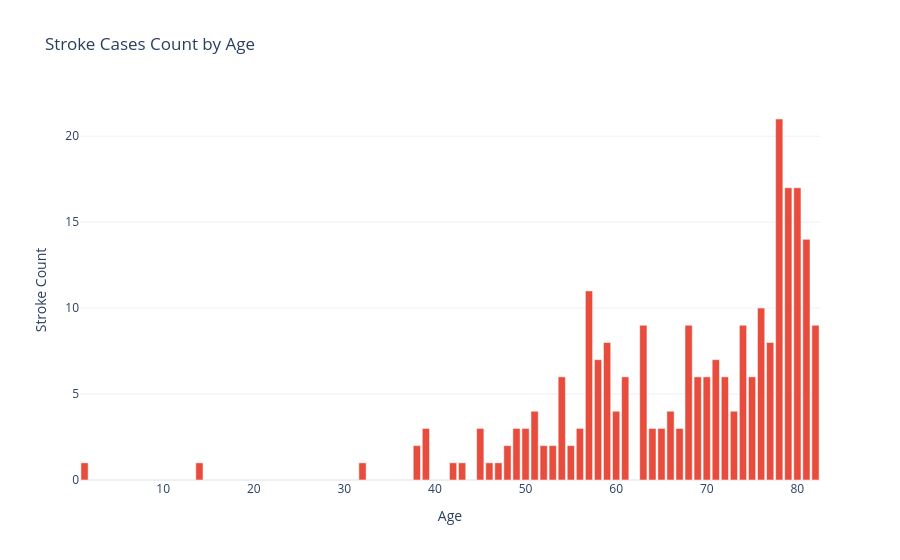

The notebook cell saved with this chart:
### Markdown cell above
### <span style=" color:red"> How does age influence stroke occurrence?
</span>

### Code cell
# 1. To visualize Age Distribution and Risk Trend side-by-side:

sns.set_theme(style="whitegrid")
fig, axes = plt.subplots(1, 2, figsize=(15, 5))

# Left Panel: Boxplot:

sns.boxplot(data=df, x='stroke', y='age', hue='stroke', palette={0: "#95a5a6", 1: "#e74c3c"}, ax=axes[0], width=0.4, legend=False)
axes[0].set_title("Age Distribution by Stroke Status")
axes[0].set_xlabel("Stroke (0: No, 1: Yes)")
axes[0].set_ylabel("Age")
axes[0].set_xticks([0, 1])
axes[0].set_xticklabels(["No Stroke", "Stroke"])

# Right Panel: Risk Curve by Age:

stroke_rate = df.groupby("age")["stroke"].mean().reset_index()
sns.lineplot(data=stroke_rate, x="age", y="stroke", color="#e74c3c", marker="o", ax=axes[1])
axes[1].set_title("Stroke Probability Trend by Age")
axes[1].set_xlabel("Age")
axes[1].set_ylabel("Stroke Rate")

plt.tight_layout()
plt.show()

# 2. Age Distribution of Stroke Patients Only (Plotly Bar):

stroke_df = df[df["stroke"] == 1] # filter the dataset to analyze age distribution exclusively among stroke patients.
age_counts = stroke_df["age"].value_counts().sort_index().reset_index()
age_counts.columns = ["Age", "Stroke Count"]

fig = px.bar(age_counts, x="Age", y="Stroke Count", title="Stroke Cases Count by Age", color_discrete_sequence=["#e74c3c"], template="plotly_white")
fig.show()

# 3.  Statistical Summary

print(df.groupby('stroke')['age'].describe().round(2))

### Figure 1 — Plotly figure (JSON) as saved in the notebook; plotly's stock layout.template omitted (floating-point values rounded to 4 significant figures)
{"data": [{"alignmentgroup": "True", "hovertemplate": "Age=%{x}<br>Stroke Count=%{y}<extra></extra>", "legendgroup": "", "marker": {"color": "#e74c3c", "pattern": {"shape": ""}}, "name": "", "offsetgroup": "", "orientation": "v", "showlegend": false, "textposition": "auto", "type": "bar", "x": [1.32, 14, 32, 38, 39, 42, 43, 45, 46, 47, 48, 49, 50, 51, 52, 53, 54, 55, 56, 57, 58, 59, 60, 61, 63, 64, 65, 66, 67, 68, 69, 70, 71, 72, 73, 74, 75, 76, 77, 78, 79, 80, 81, 82], "xaxis": "x", "y": [1, 1, 1, 2, 3, 1, 1, 3, 1, 1, 2, 3, 3, 4, 2, 2, 6, 2, 3, 11, 7, 8, 4, 6, 9, 3, 3, 4, 3, 9, 6, 6, 7, 6, 4, 9, 6, 10, 8, 21, 17, 17, 14, 9], "yaxis": "y"}], "layout": {"barmode": "relative", "legend": {"tracegroupgap": 0}, "title": {"text": "Stroke Cases Count by Age"}, "xaxis": {"anchor": "y", "domain": [0, 1], "title": {"text": "Age"}}, "yaxis": {"anchor": "x", "domain": [0, 1], "title": {"text": "Stroke Count"}}}}
